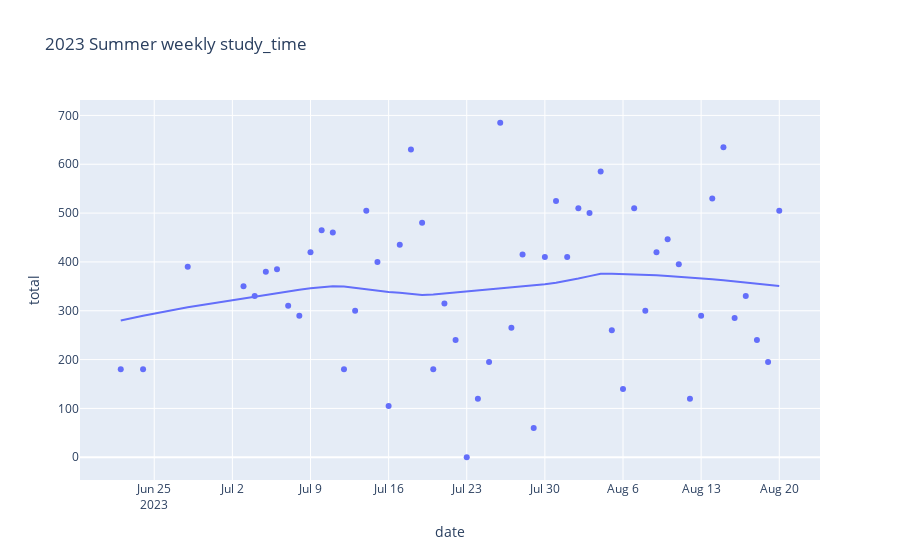

The code cell stored with this chart in its notebook:
### Code cell
graph_fall_2023 = clean_study[(clean_study['date'] >= pd.to_datetime('2023-6-20'))&(clean_study['date'] <= pd.to_datetime('2023-9-1'))]
px.scatter(graph_fall_2023, x='date',y='total', title='2023 Summer weekly study_time',trendline='lowess')
